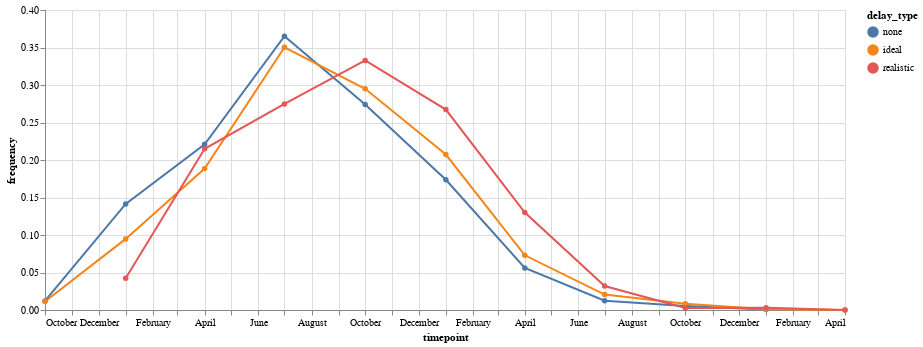

The code cell stored with this chart in its notebook:
### Code cell
observed = alt.Chart(
    observed_clade_df
).mark_line(
    point=True
).encode(
    x="timepoint:T",
    y="frequency:Q",
    color=alt.Color("delay_type:N").sort(["none", "ideal", "realistic"]),
    tooltip=["timepoint:T", "frequency:Q", "delay_type:N"],
)

(observed).properties(
    width=800
)

### Figure 1 — Vega-Lite specification as saved in the notebook (floating-point values rounded to 4 significant figures)
{"config": {"view": {"continuousWidth": 300, "continuousHeight": 300}}, "data": {"name": "data-c98696af745a77e5c710eee87ead9a46"}, "mark": {"type": "line", "point": true}, "encoding": {"color": {"field": "delay_type", "sort": ["none", "ideal", "realistic"], "type": "nominal"}, "tooltip": [{"field": "timepoint", "type": "temporal"}, {"field": "frequency", "type": "quantitative"}, {"field": "delay_type", "type": "nominal"}], "x": {"field": "timepoint", "type": "temporal"}, "y": {"field": "frequency", "type": "quantitative"}}, "width": 800, "$schema": "https://vega.github.io/schema/vega-lite/v5.17.0.json", "datasets": {"data-c98696af745a77e5c710eee87ead9a46": [{"clade_membership": "A.6.8.5.2.4.1.4", "frequency": 0.01214, "projected_frequency": 0.01449, "n_strains": 3, "observed_frequency": 0.1414, "forecast_error": 0.1269, "absolute_forecast_error": 0.1269, "sample": "h3n2_no_delay", "timepoint": "2012-10-01T00:00:00", "future_timepoint": "2013-01-01T00:00:00", "delta_month": 3.0, "delay_type": "none"}, {"clade_membership": "A.6.8.5.2.4.1.4", "frequency": 0.01126, "projected_frequency": 0.015, "n_strains": 2, "observed_frequency": 0.1414, "forecast_error": 0.1264, "absolute_forecast_error": 0.1264, "sample": "h3n2_ideal_delay", "timepoint": "2012-10-01T00:00:00", "future_timepoint": "2013-01-01T00:00:00", "delta_month": 3.0, "delay_type": "ideal"}, {"clade_membership": "A.6.8.5.2.4.1.4", "frequency": 0.1414, "projected_frequency": 0.1418, "n_strains": 33, "observed_frequency": 0.221, "forecast_error": 0.07925, "absolute_forecast_error": 0.07925, "sample": "h3n2_no_delay", "timepoint": "2013-01-01T00:00:00", "future_timepoint": "2013-04-01T00:00:00", "delta_month": 3.0, "delay_type": "none"}, {"clade_membership": "A.6.8.5.2.4.1.4", "frequency": 0.0948, "projected_frequency": 0.08507, "n_strains": 15, "observed_frequency": 0.221, "forecast_error": 0.1359, "absolute_forecast_error": 0.1359, "sample": "h3n2_ideal_delay", "timepoint": "2013-01-01T00:00:00", "future_timepoint": "2013-04-01T00:00:00", "delta_month": 3.0, "delay_type": "ideal"}, {"clade_membership": "A.6.8.5.2.4.1.4", "frequency": 0.04228, "projected_frequency": 0.04338, "n_strains": 5, "observed_frequency": 0.221, "forecast_error": 0.1776, "absolute_forecast_error": 0.1776, "sample": "h3n2_realistic_delay", "timepoint": "2013-01-01T00:00:00", "future_timepoint": "2013-04-01T00:00:00", "delta_month": 3.0, "delay_type": "realistic"}, {"clade_membership": "A.6.8.5.2.4.1.4", "frequency": 0.221, "projected_frequency": 0.2107, "n_strains": 96, "observed_frequency": 0.3651, "forecast_error": 0.1544, "absolute_forecast_error": 0.1544, "sample": "h3n2_no_delay", "timepoint": "2013-04-01T00:00:00", "future_timepoint": "2013-07-01T00:00:00", "delta_month": 3.0, "delay_type": "none"}, {"clade_membership": "A.6.8.5.2.4.1.4", "frequency": 0.1887, "projected_frequency": 0.197, "n_strains": 74, "observed_frequency": 0.3651, "forecast_error": 0.1681, "absolute_forecast_error": 0.1681, "sample": "h3n2_ideal_delay", "timepoint": "2013-04-01T00:00:00", "future_timepoint": "2013-07-01T00:00:00", "delta_month": 3.0, "delay_type": "ideal"}, {"clade_membership": "A.6.8.5.2.4.1.4", "frequency": 0.2149, "projected_frequency": 0.1905, "n_strains": 39, "observed_frequency": 0.3651, "forecast_error": 0.1746, "absolute_forecast_error": 0.1746, "sample": "h3n2_realistic_delay", "timepoint": "2013-04-01T00:00:00", "future_timepoint": "2013-07-01T00:00:00", "delta_month": 3.0, "delay_type": "realistic"}, {"clade_membership": "A.6.8.5.2.4.1.4", "frequency": 0.3651, "projected_frequency": 0.4285, "n_strains": 156, "observed_frequency": 0.2958, "forecast_error": -0.1327, "absolute_forecast_error": 0.1327, "sample": "h3n2_no_delay", "timepoint": "2013-07-01T00:00:00", "future_timepoint": "2013-10-01T00:00:00", "delta_month": 3.0, "delay_type": "none"}, {"clade_membership": "A.6.8.5.2.4.1.4", "frequency": 0.3503, "projected_frequency": 0.4096, "n_strains": 134, "observed_frequency": 0.2958, "forecast_error": -0.1138, "absolute_forecast_error": 0.1138, "sample": "h3n2_ideal_delay", "timepoint": "2013-07-01T00:00:00", "future_timepoint": "2013-10-01T00:00:00", "delta_month": 3.0, "delay_type": "ideal"}, {"clade_membership": "A.6.8.5.2.4.1.4", "frequency": 0.2748, "projected_frequency": 0.2797, "n_strains": 81, "observed_frequency": 0.2958, "forecast_error": 0.01611, "absolute_forecast_error": 0.01611, "sample": "h3n2_realistic_delay", "timepoint": "2013-07-01T00:00:00", "future_timepoint": "2013-10-01T00:00:00", "delta_month": 3.0, "delay_type": "realistic"}, {"clade_membership": "A.6.8.5.2.4.1.4", "frequency": 0.2741, "projected_frequency": 0.2713, "n_strains": 157, "observed_frequency": 0.1737, "forecast_error": -0.09762, "absolute_forecast_error": 0.09762, "sample": "h3n2_no_delay", "timepoint": "2013-10-01T00:00:00", "future_timepoint": "2014-01-01T00:00:00", "delta_month": 3.0, "delay_type": "none"}, {"clade_membership": "A.6.8.5.2.4.1.4", "frequency": 0.2949, "projected_frequency": 0.2801, "n_strains": 149, "observed_frequency": 0.2265, "forecast_error": -0.05359, "absolute_forecast_error": 0.05359, "sample": "h3n2_ideal_delay", "timepoint": "2013-10-01T00:00:00", "future_timepoint": "2014-01-01T00:00:00", "delta_month": 3.0, "delay_type": "ideal"}, {"clade_membership": "A.6.8.5.2.4.1.4", "frequency": 0.3327, "projected_frequency": 0.3748, "n_strains": 123, "observed_frequency": 0.2561, "forecast_error": -0.1187, "absolute_forecast_error": 0.1187, "sample": "h3n2_realistic_delay", "timepoint": "2013-10-01T00:00:00", "future_timepoint": "2014-01-01T00:00:00", "delta_month": 3.0, "delay_type": "realistic"}, {"clade_membership": "A.6.8.5.2.4.1.4", "frequency": 0.1737, "projected_frequency": 0.1581, "n_strains": 144, "observed_frequency": 0.05598, "forecast_error": -0.1021, "absolute_forecast_error": 0.1021, "sample": "h3n2_no_delay", "timepoint": "2014-01-01T00:00:00", "future_timepoint": "2014-04-01T00:00:00", "delta_month": 3.0, "delay_type": "none"}, {"clade_membership": "A.6.8.5.2.4.1.4", "frequency": 0.2073, "projected_frequency": 0.1817, "n_strains": 132, "observed_frequency": 0.05598, "forecast_error": -0.1257, "absolute_forecast_error": 0.1257, "sample": "h3n2_ideal_delay", "timepoint": "2014-01-01T00:00:00", "future_timepoint": "2014-04-01T00:00:00", "delta_month": 3.0, "delay_type": "ideal"}, {"clade_membership": "A.6.8.5.2.4.1.4", "frequency": 0.2672, "projected_frequency": 0.2603, "n_strains": 107, "observed_frequency": 0.05598, "forecast_error": -0.2044, "absolute_forecast_error": 0.2044, "sample": "h3n2_realistic_delay", "timepoint": "2014-01-01T00:00:00", "future_timepoint": "2014-04-01T00:00:00", "delta_month": 3.0, "delay_type": "realistic"}, {"clade_membership": "A.6.8.5.2.4.1.4", "frequency": 0.05598, "projected_frequency": 0.04626, "n_strains": 97, "observed_frequency": 0.01236, "forecast_error": -0.0339, "absolute_forecast_error": 0.0339, "sample": "h3n2_no_delay", "timepoint": "2014-04-01T00:00:00", "future_timepoint": "2014-07-01T00:00:00", "delta_month": 3.0, "delay_type": "none"}, {"clade_membership": "A.6.8.5.2.4.1.4", "frequency": 0.07294, "projected_frequency": 0.06112, "n_strains": 99, "observed_frequency": 0.01236, "forecast_error": -0.04876, "absolute_forecast_error": 0.04876, "sample": "h3n2_ideal_delay", "timepoint": "2014-04-01T00:00:00", "future_timepoint": "2014-07-01T00:00:00", "delta_month": 3.0, "delay_type": "ideal"}, {"clade_membership": "A.6.8.5.2.4.1.4", "frequency": 0.13, "projected_frequency": 0.1126, "n_strains": 77, "observed_frequency": 0.01236, "forecast_error": -0.1002, "absolute_forecast_error": 0.1002, "sample": "h3n2_realistic_delay", "timepoint": "2014-04-01T00:00:00", "future_timepoint": "2014-07-01T00:00:00", "delta_month": 3.0, "delay_type": "realistic"}, {"clade_membership": "A.6.8.5.2.4.1.4", "frequency": 0.01236, "projected_frequency": 0.01018, "n_strains": 37, "observed_frequency": 0.005435, "forecast_error": -0.004748, "absolute_forecast_error": 0.004748, "sample": "h3n2_no_delay", "timepoint": "2014-07-01T00:00:00", "future_timepoint": "2014-10-01T00:00:00", "delta_month": 3.0, "delay_type": "none"}, {"clade_membership": "A.6.8.5.2.4.1.4", "frequency": 0.02053, "projected_frequency": 0.01668, "n_strains": 41, "observed_frequency": 0.005435, "forecast_error": -0.01125, "absolute_forecast_error": 0.01125, "sample": "h3n2_ideal_delay", "timepoint": "2014-07-01T00:00:00", "future_timepoint": "2014-10-01T00:00:00", "delta_month": 3.0, "delay_type": "ideal"}, {"clade_membership": "A.6.8.5.2.4.1.4", "frequency": 0.03193, "projected_frequency": 0.02658, "n_strains": 39, "observed_frequency": 0.005435, "forecast_error": -0.02114, "absolute_forecast_error": 0.02114, "sample": "h3n2_realistic_delay", "timepoint": "2014-07-01T00:00:00", "future_timepoint": "2014-10-01T00:00:00", "delta_month": 3.0, "delay_type": "realistic"}, {"clade_membership": "A.6.8.5.2.4.1.4", "frequency": 0.005435, "projected_frequency": 0.003374, "n_strains": 9, "observed_frequency": 0.000594, "forecast_error": -0.00278, "absolute_forecast_error": 0.00278, "sample": "h3n2_no_delay", "timepoint": "2014-10-01T00:00:00", "future_timepoint": "2015-01-01T00:00:00", "delta_month": 3.0, "delay_type": "none"}, {"clade_membership": "A.6.8.5.2.4.1.4", "frequency": 0.00846, "projected_frequency": 0.004743, "n_strains": 11, "observed_frequency": 0.000594, "forecast_error": -0.004149, "absolute_forecast_error": 0.004149, "sample": "h3n2_ideal_delay", "timepoint": "2014-10-01T00:00:00", "future_timepoint": "2015-01-01T00:00:00", "delta_month": 3.0, "delay_type": "ideal"}, {"clade_membership": "A.6.8.5.2.4.1.4", "frequency": 0.002786, "projected_frequency": 0.002158, "n_strains": 13, "observed_frequency": 0.000594, "forecast_error": -0.001564, "absolute_forecast_error": 0.001564, "sample": "h3n2_realistic_delay", "timepoint": "2014-10-01T00:00:00", "future_timepoint": "2015-01-01T00:00:00", "delta_month": 3.0, "delay_type": "realistic"}, {"clade_membership": "A.6.8.5.2.4.1.4", "frequency": 0.000594, "projected_frequency": 0.0002623, "n_strains": 2, "observed_frequency": 0.0, "forecast_error": -0.0002623, "absolute_forecast_error": 0.0002623, "sample": "h3n2_no_delay", "timepoint": "2015-01-01T00:00:00", "future_timepoint": "2015-04-01T00:00:00", "delta_month": 3.0, "delay_type": "none"}, {"clade_membership": "A.6.8.5.2.4.1.4", "frequency": 0.001019, "projected_frequency": 0.00058, "n_strains": 2, "observed_frequency": 0.0, "forecast_error": -0.00058, "absolute_forecast_error": 0.00058, "sample": "h3n2_ideal_delay", "timepoint": "2015-01-01T00:00:00", "future_timepoint": "2015-04-01T00:00:00", "delta_month": 3.0, "delay_type": "ideal"}, {"clade_membership": "A.6.8.5.2.4.1.4", "frequency": 0.003038, "projected_frequency": 0.00193, "n_strains": 3, "observed_frequency": 0.0, "forecast_error": -0.00193, "absolute_forecast_error": 0.00193, "sample": "h3n2_realistic_delay", "timepoint": "2015-01-01T00:00:00", "future_timepoint": "2015-04-01T00:00:00", "delta_month": 3.0, "delay_type": "realistic"}, {"clade_membership": "A.6.8.5.2.4.1.4", "frequency": 1.2e-05, "projected_frequency": 6.152e-06, "n_strains": 1, "observed_frequency": 0.0, "forecast_error": -6.152e-06, "absolute_forecast_error": 6.152e-06, "sample": "h3n2_ideal_delay", "timepoint": "2015-04-01T00:00:00", "future_timepoint": "2015-07-01T00:00:00", "delta_month": 3.0, "delay_type": "ideal"}, {"clade_membership": "A.6.8.5.2.4.1.4", "frequency": 3.5e-05, "projected_frequency": 1.376e-05, "n_strains": 1, "observed_frequency": 0.0, "forecast_error": -1.376e-05, "absolute_forecast_error": 1.376e-05, "sample": "h3n2_realistic_delay", "timepoint": "2015-04-01T00:00:00", "future_timepoint": "2015-07-01T00:00:00", "delta_month": 3.0, "delay_type": "realistic"}]}}
